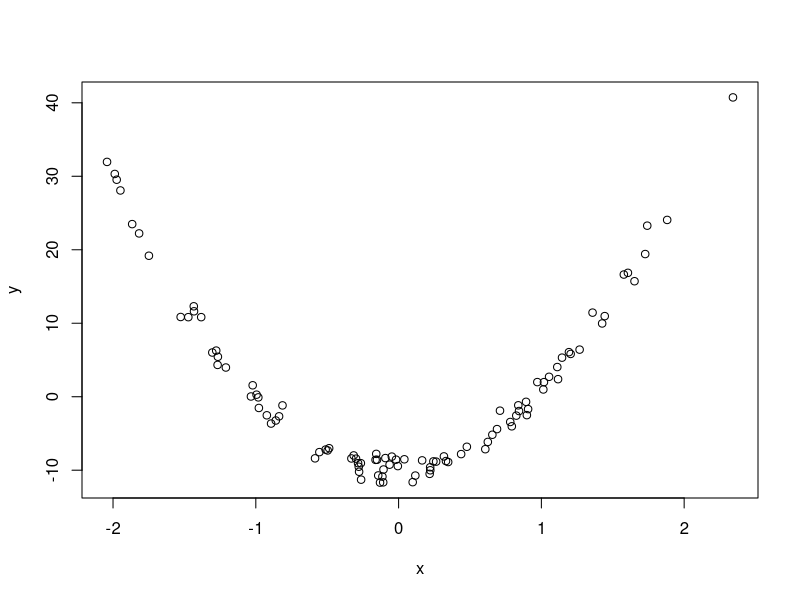
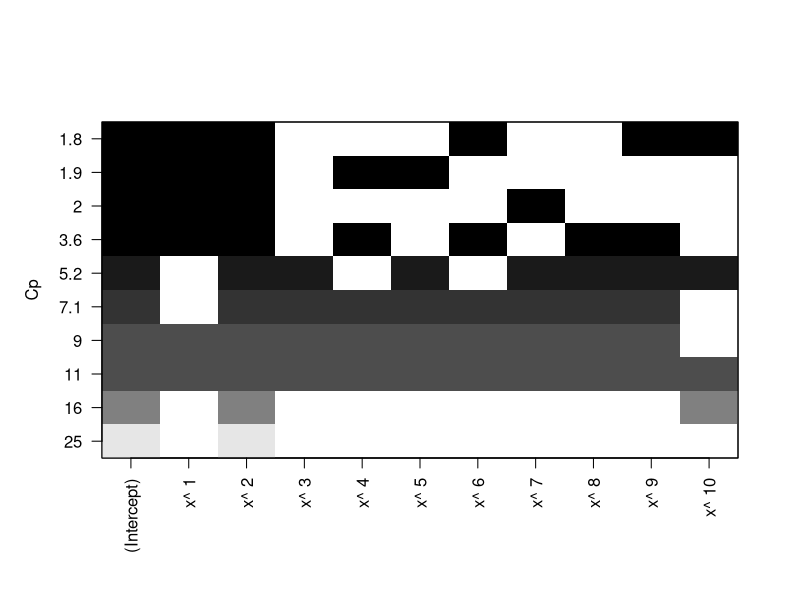
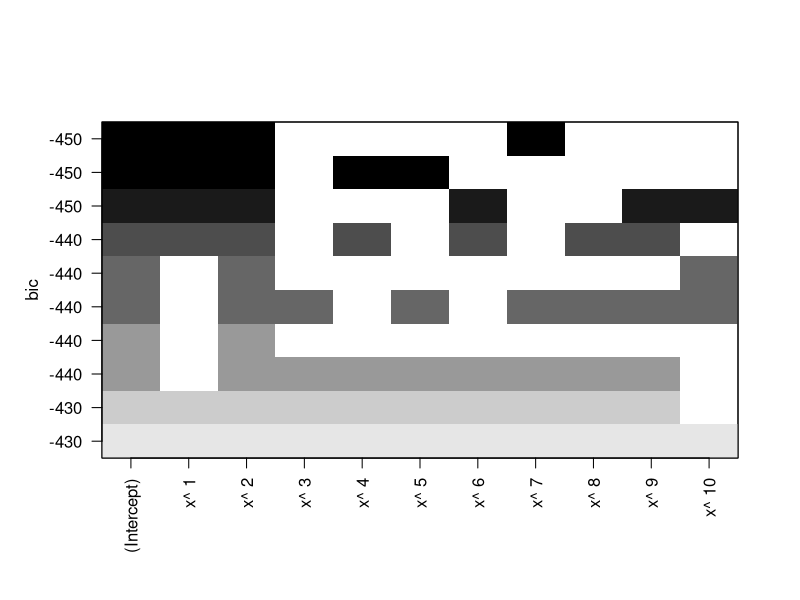
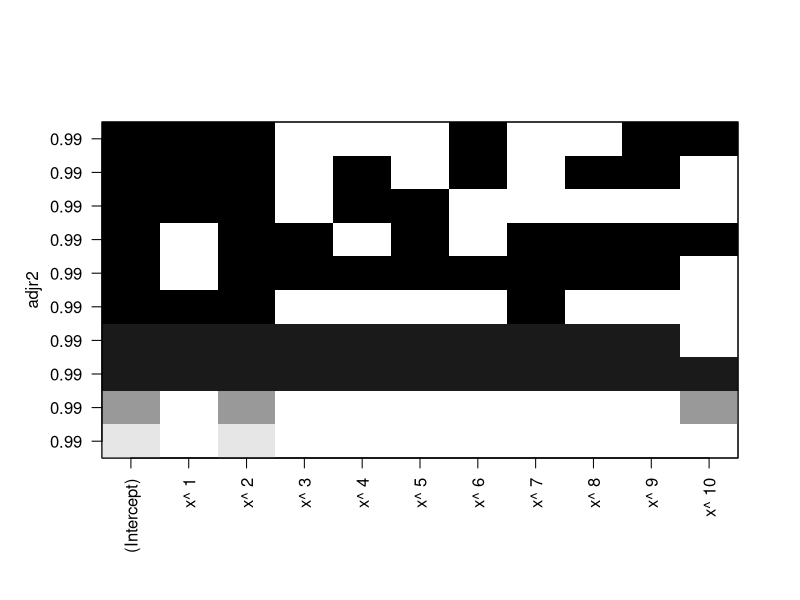
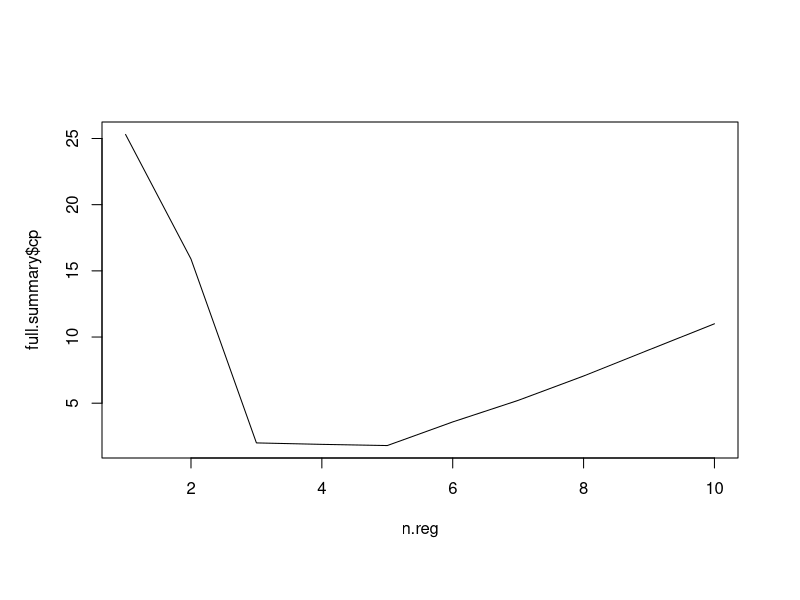
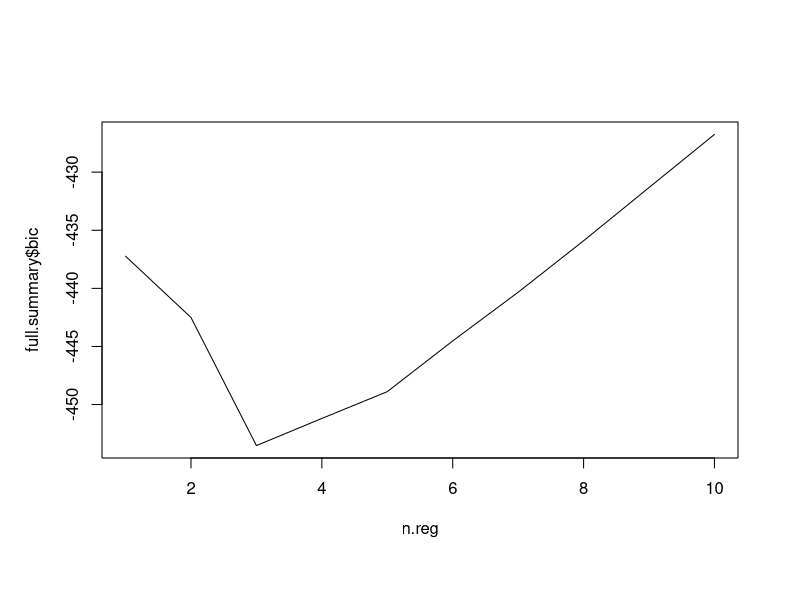
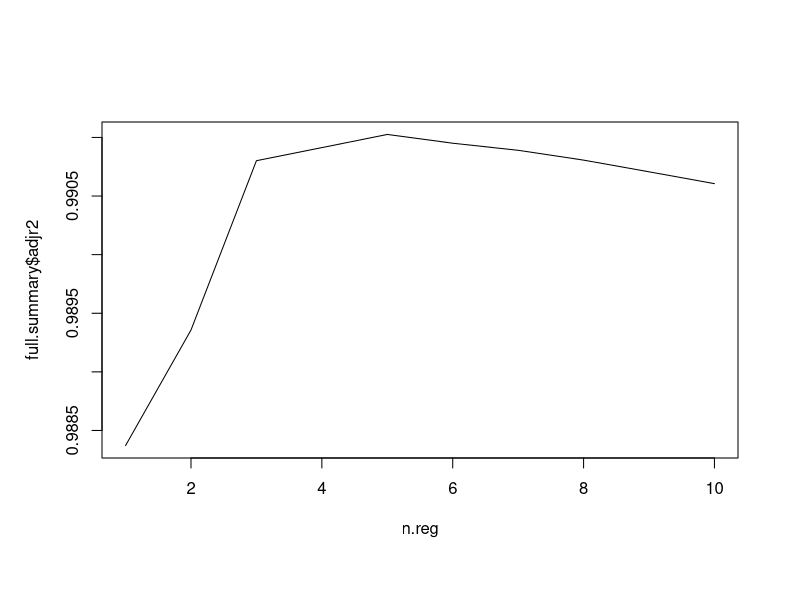
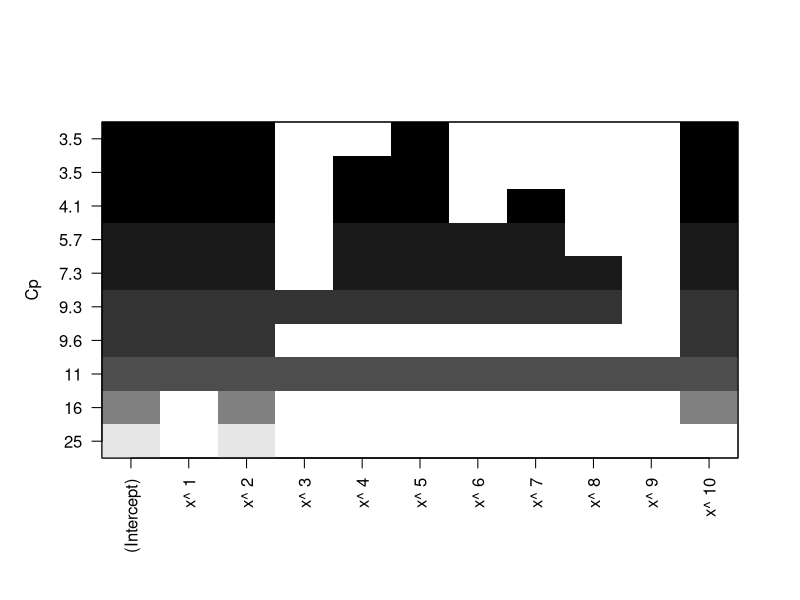

Source code (R) for these figures, in order:
# James et al., Exercise 6.6.8

# (a) Generate regressor and noise
set.seed(668)
n <- 100
x <- rnorm(n)
epsilon <- rnorm(n)

# (b) Generate response
beta <- runif(4, min = -10, max = 10) # beta0 to beta3 (OBS! The indices are 1 to 4)
X <- cbind(1, x, x^2, x^3)  # regressor variable matrix
y <- X %*% beta + epsilon
plot(x, y)

# (c) Full subset selection
library(leaps)  # regsubsets
X.full <- c()
for (k in 1:10) {
  X.full <- cbind(X.full, x^k)
  colnames(X.full)[k] <- paste("x^", toString(k))
}
full.model <- regsubsets(X.full, y, nvmax = 10)
full.summary <- summary(full.model)
plot(full.model, scale="Cp")
plot(full.model, scale="bic")
plot(full.model, scale="adjr2")
which.min(full.summary$cp)
which.min(full.summary$bic)
which.max(full.summary$adjr2)

### Plot criteria vs. number of regressors
n.reg <- c(1:10)
plot(n.reg, full.summary$cp, type="l")
plot(n.reg, full.summary$bic, type="l")
plot(n.reg, full.summary$adjr2, type="l")

coef(full.model, 5) # Extract coefficients for the 3-variable model

# (d) Forward and backward stepwise selection
### Forward
forward.model <- regsubsets(X.full, y, nvmax = 10, method="forward")
forward.summary <- summary(forward.model)
which.min(forward.summary$cp)
which.min(forward.summary$bic)
which.max(forward.summary$adjr2)
plot(forward.model, scale="Cp")
plot(forward.model, scale="bic")
plot(forward.model, scale="adjr2")

coef(forward.model, 4)

### Backward
backward.model <- regsubsets(X.full, y, nvmax = 10, method="backward")
backward.summary <- summary(backward.model)
which.min(backward.summary$cp)
which.min(backward.summary$bic)
which.max(backward.summary$adjr2)
plot(backward.model, scale="Cp")
plot(backward.model, scale="bic")
plot(backward.model, scale="adjr2")

coef(backward.model, 3)

# (e) Lasso model
library(glmnet)
X.lasso <- cv.glmnet(X.full, y, alpha=1)  # lasso
X.lasso$lambda.1se
plot(X.lasso)

coef(X.lasso)[rowSums(coef(X.lasso)) != 0,]  # nonzero coefficients
